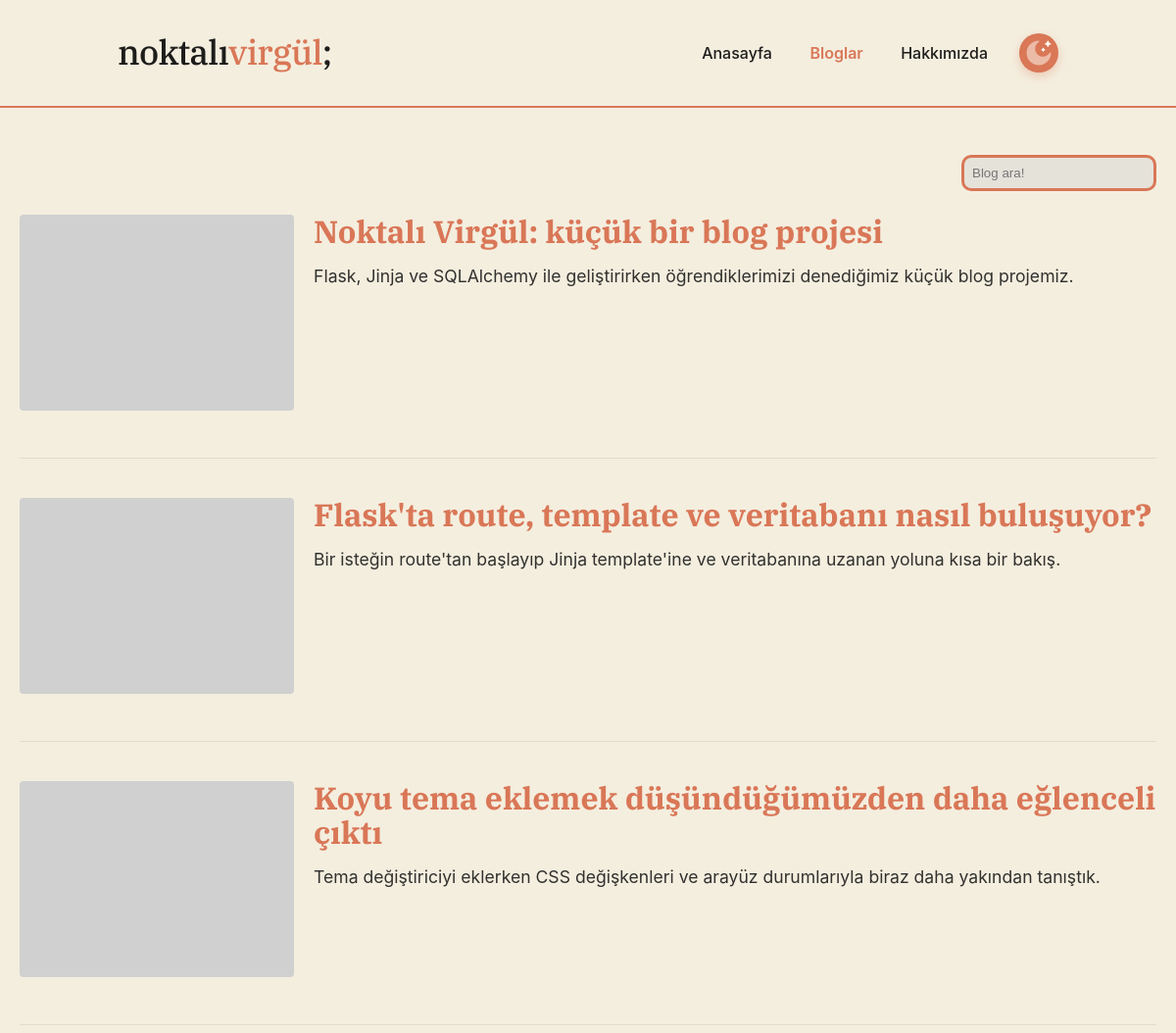
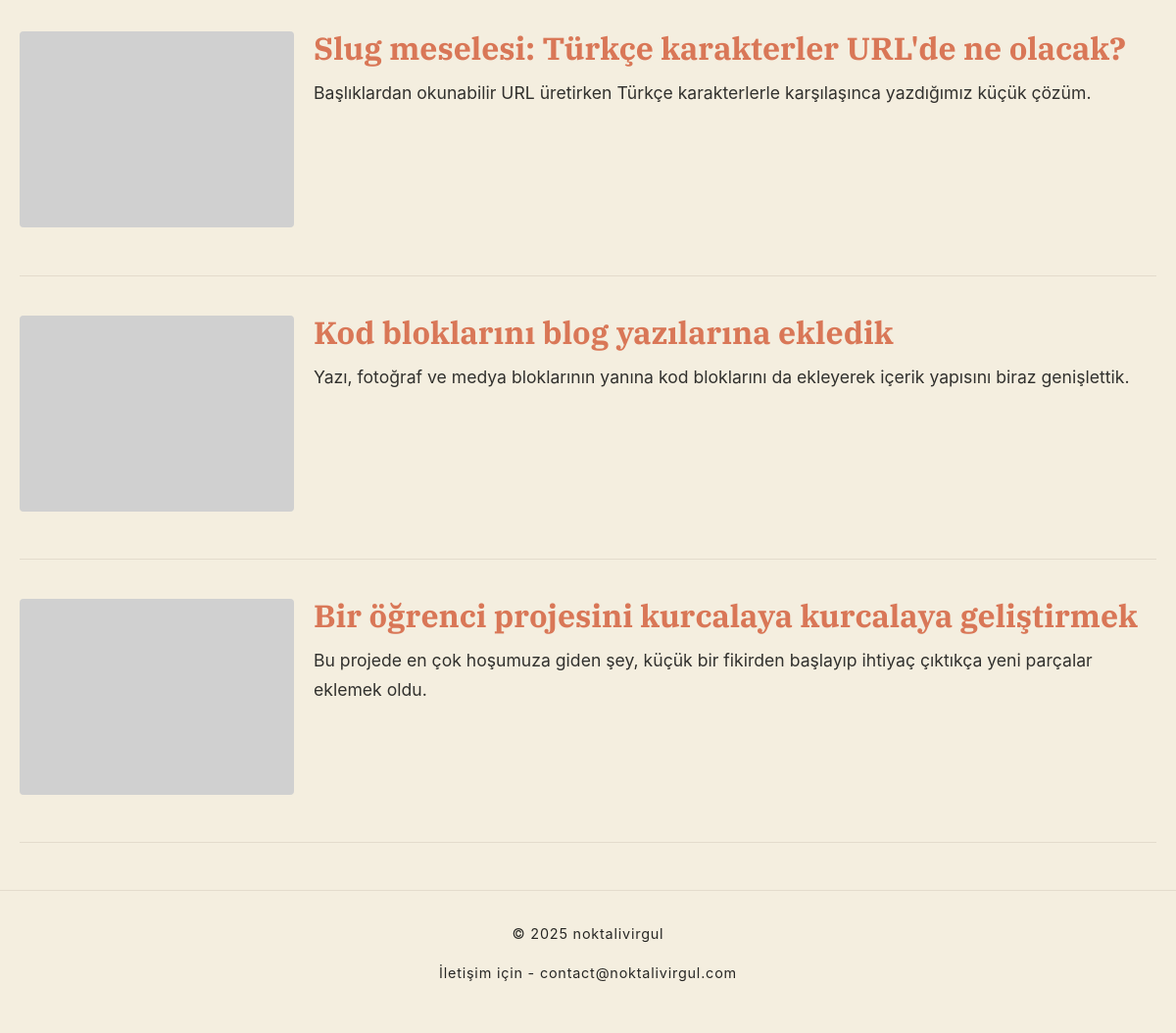
The app's page /bloglar with its own data (2 pictures, top to bottom).
### app.py (models this page shows)
class Post(db.Model):
    id = db.Column(db.Integer, primary_key=True)
    baslik = db.Column(db.String(100),  unique=True, nullable=False)
    slug = db.Column(db.String(150), nullable=False)
    yazar = db.Column(db.Text)
    kapak = db.Column(db.Text)
    ozet = db.Column(db.String(300))
    tarih = db.Column(db.DateTime, default=datetime.utcnow)
    tiklanma = db.Column(db.Integer, default=0)
    parcalar = db.relationship('PostContent', backref='yazi', lazy=True, order_by="PostContent.sira")

### app.py (the view)
@app.route('/bloglar')
def bloglar():
    yazilarim = Post.query.order_by(Post.tarih.desc()).all()
    return render_template('bloglar.html',yazilar=yazilarim)

### templates/bloglar.html (shortened to what this page needs)
<!DOCTYPE html>
<html lang="tr">
<head>
    <link rel="stylesheet" href="{{ url_for('static', filename='css/bloglar_style.css') }}">
</head>
<body>
    <header class="header">
        <div class="sitelogo"  onclick="location.href='/'">
            noktalı<span>virgül</span>;
        </div>
        <div class="butonlar">
            <div class="newbtn">
                <a href="/"><button>Anasayfa</button></a>
                <button style="color: var(--accent); font-weight: 600;">Bloglar</button>
                <a href="/hakkimizda"><button>Hakkımızda</button></a>
            </div>
            <button id="theme-toggle">
                <img id="theme-icon" src="" alt="Tema İkonu" width="24" height="24">
            </button>
        </div>
    </header>
    <div class="blog-container">
        <div style="display: flex; justify-content: flex-end; margin-bottom: 1.5rem; ">
        <input type="text" id="arama" class="aramaCubugu" onkeyup="aramaFonksiyonu()" placeholder="Blog ara!">
        </div>
        <ul id="blog-listesi">
        {% for yazi in yazilar %}
            <li style="list-style: none;">
            <div class="blog">
                <div class="picturediv">
                    <a href="{{ url_for('blog_detay', post_slug=yazi.slug) }}">
                        <img class="picture" src="{{ yazi.kapak }}">
                    </a>
                </div>
                <div class="demoicerik">
                    <a href="{{ url_for('blog_detay', post_slug=yazi.slug) }}">
                        <h1 class="baslik">{{ yazi.baslik }}</h1>
                    </a>
                    <p class="yazi">{{ yazi.ozet }}</p>
                </div>
            </div>
            </li>
        {% endfor %}
        </ul>
    </div>
    <footer class="footer">
        <p>© 2025 noktalivirgul </p>
        <p>İletişim için - contact@noktalivirgul.com </p>
    </footer>
</body>
</html>

### static/css/bloglar_style.css (style rules this page uses)
:root { --bg-color: #F4EEDF; --text-main: #1D1D1B; --text-muted: #625C54; --accent: #D97757; --border: #E3DBCC; --card-bg: #FCFBF8; --font-serif: 'IBM Plex Serif', serif; --font-sans: 'Inter', sans-serif; }
* { box-sizing: border-box; padding: 0; margin: 0; }
body { background-color: var(--bg-color); color: var(--text-main); font-family: var(--font-sans); line-height: 1.7; -webkit-font-smoothing: antialiased; transition: transform 0.5s cubic-bezier(0.16, 1, 0.3, 1), background-color 0.3s cubic-bezier(0.16, 1, 0.3, 1), color 0.3s ease; }
.header { padding: 1.5rem 10%; border-bottom: 2px solid var(--accent); display: flex; justify-content: space-between; align-items: center; background-color: var(--bg-color); position: -webkit-sticky; position: sticky; top: 0; z-index: 1000; }
.sitelogo { font-family: var(--font-serif); font-size: 2.2rem; font-weight: 500; cursor: pointer; letter-spacing: -0.02em; color: var(--text-main); }
.sitelogo span { color: var(--accent); }
.butonlar { display: flex; align-items: center; gap: 15px; }
.butonlar button { background: none; border: 1px solid transparent; padding: 8px 16px; border-radius: 20px; font-family: var(--font-sans); font-size: 1rem; font-weight: 500; cursor: pointer; color: var(--text-main); }
#theme-toggle { background: var(--accent); color: white; border: none; padding: 5px; border-radius: 50%; width: 40px; height: 40px; cursor: pointer; font-size: 1.2rem; display: flex; align-items: center; justify-content: center; box-shadow: 0 4px 10px rgba(217, 119, 87, 0.3); }
#theme-icon { width: 100%; height: 100%; display: block; pointer-events: none; filter: brightness(1.1); }
.footer { padding-bottom: 0.75rem; padding: 2rem; border-top: 1px solid var(--border); background-color: var(--card-bg); color: var(--text-muted); text-align: center; letter-spacing: 0.05em; background-color: var(--bg-color); }
.footer p { margin-bottom: 1rem; color: var(--text-main); font-size: 0.9rem; opacity: 0.95; }
.blog-container { max-width: 1200px; margin: 3rem auto; padding: 0 20px; }
.blog { display: flex; flex-wrap: wrap; gap: 20px; margin-bottom: 2.5rem; padding-bottom: 2.5rem; border-bottom: 1px solid var(--border); }
.picturediv { flex: 0 0 280px; }
.picture { width: 100%; height: 200px; object-fit: cover; border-radius: 4px; filter: grayscale(10%) contrast(105%); flex: 0 0 400px; max-width: 100%; }
.demoicerik { flex: 1; min-width: 300px; }
.baslik { font-family: var(--font-serif); color: var(--accent); font-size: 2rem; margin-bottom: 0.8rem; line-height: 1.1; }
.yazi { font-size: 1.1rem; color: var(--text-main); opacity: 0.9; }
.picturediv a { line-height: 0; }
.demoicerik a { text-decoration: none; color: inherit; display: inline-block; width: 100%; }
.aramaCubugu { background-color: #e5e2da; color: #1e1e1c; border: 3px solid #d97757; border-radius: 10px; padding: 8px; transition: box-shadow 0.3s; }

### records on screen
Post: baslik "Noktalı Virgül: küçük bir blog projesi", ozet "Flask, Jinja ve SQLAlchemy ile geliştirirken öğrendiklerimizi denediğimiz küçük blog projemiz."
Post: baslik "Flask'ta route, template ve veritabanı nasıl buluşuyor?", ozet "Bir isteğin route'tan başlayıp Jinja template'ine ve veritabanına uzanan yoluna kısa bir bakış."
Post: baslik "Koyu tema eklemek düşündüğümüzden daha eğlenceli çıktı", ozet "Tema değiştiriciyi eklerken CSS değişkenleri ve arayüz durumlarıyla biraz daha yakından tanıştık."
Post: baslik "Slug meselesi: Türkçe karakterler URL'de ne olacak?", ozet "Başlıklardan okunabilir URL üretirken Türkçe karakterlerle karşılaşınca yazdığımız küçük çözüm."
Post: baslik "Kod bloklarını blog yazılarına ekledik", ozet "Yazı, fotoğraf ve medya bloklarının yanına kod bloklarını da ekleyerek içerik yapısını biraz genişlettik."
Post: baslik "Bir öğrenci projesini kurcalaya kurcalaya geliştirmek", ozet "Bu projede en çok hoşumuza giden şey, küçük bir fikirden başlayıp ihtiyaç çıktıkça yeni parçalar eklemek oldu."
